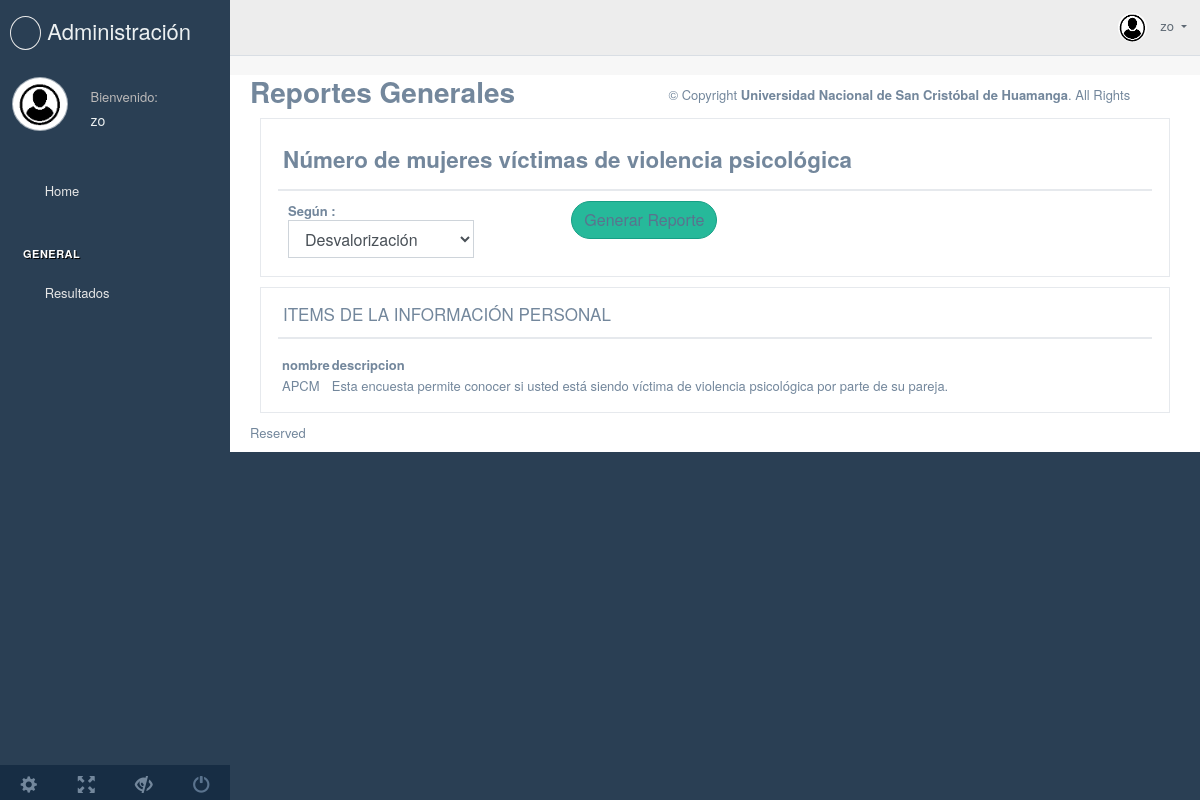
The page /intranet/g_reporte/ (signed in) on the database its author committed.
### encuesta/models.py (models this page shows, shortened)
class ModelAudit(models.Model):
    isuso = models.BooleanField(default=True)
    fecha_registro = models.DateTimeField(auto_now_add=True)
    fecha_actualizacion = models.DateTimeField(auto_now=True)
    estado = models.BooleanField(default=True)
    class Meta:
        abstract = True

class Encuesta(ModelAudit):
    nombre = models.CharField(max_length=30)
    descripcion = models.TextField()
    registro = models.ForeignKey(
        settings.AUTH_USER_MODEL, on_delete=models.PROTECT)
    num_pre_asig = models.PositiveIntegerField()
    isorden = models.BooleanField(default=True)

### encuesta/views.py (the view)
# urls.py: path('g_reporte/',generar_reporte, name='generar_reporte'),
def generar_reporte(request):
    resultados = Encuesta.objects.all()
    return render(request,'adminpage/generar_reporte.html',{'resultados':resultados})

### templates/adminpage/generar_reporte.html (shortened to what this page needs)
{% extends "adminpage/ta_base.html" %}
{% block content %}
<div class="">
  <div class="page-title">
    <div class="title_left">
      <h3><strong>Reportes Generales</strong><small></small></h3>
    </div>
  </div>
  <div class="col-md-12 col-sm-12 ">
    <div class="x_panel">
      <div class="x_title">
        <h3><small><strong>Número de mujeres víctimas de violencia psicológica</strong></small></h3>
      </div>
      <div class="col-sm-10">
        <div class="dataTables_length" id="datatable_length">
          <label><strong>Según : </strong><select name="datatable_length" aria-controls="datatable"
              class="form-control input-sm">
              <option value="">Desvalorización</option>
            </select>
          </label>
        </div>
        <div>
          <button  class="btn btn-round btn-success" type="button">
            <a href="{% url 'encuesta:pastel' %}"> Generar Reporte </a>
          </button>
        </div>
      </div>
    </div>
  </div>
</div>
<div class="col-md-12">
  <div class="x_panel">
    <div class="x_title">
      <h2>ITEMS DE LA INFORMACIÓN PERSONAL
      </h2>
      <div class="clearfix"></div>
    </div>
    <div class="x_content bs-example-popovers">
      {% if resultados %}
      <table>
        <thead>
          <tr>
            <th>nombre</th>
            <th>descripcion</th>
          </tr>
        </thead>
        <tbody>
          {% for resultados in resultados %}
          <tr>
            <td>{{ resultados.nombre }} </td>
            <td>{{ resultados.descripcion }} </td>
          </tr>
          {% endfor %}
        </tbody>
      </table>
      {% else %}
      <h1>No existe autores</h1>
      {% endif %}
    </div>
  </div>
</div>
</div>
</div>
{% endblock %}

### templates/adminpage/ta_aside.html (shortened to what this page needs)
{% load static %}
<div class="col-md-3 left_col">
    <div class="left_col scroll-view">
        <div class="navbar nav_title" style="border: 0;">
            <a href="" class="site_title"><i class="fa fa-wrench"></i> <span>Administración</span></a>
        </div>
        <div class="profile clearfix">
            <div class="profile_pic">
                <img src="{%  static 'ta/images/img1.jpg'  %}" alt="..." class="img-circle profile_img">
            </div>
            <div class="profile_info">
                {% if user.is_authenticated %}
             <span>Bienvenido: </span>
             <h2>{{ user.username }}</h2>
             {% endif %}
         </div>
        </div>
        <br />
        <div id="sidebar-menu" class="main_menu_side hidden-print main_menu">
            <div class="menu_section">
                <ul class="nav side-menu">
                    <li><a href="{% url 'encuesta:index_reporte' %}"><i class="fa fa-home"></i> Home <span class="fa fa-chevron-down"></span></a>
                    </li>
                </ul>
            </div>
        </div>
        <div id="sidebar-menu" class="main_menu_side hidden-print main_menu">
            <div class="menu_section">
                <h3>General</h3>
                <ul class="nav side-menu">
                    <li><a href="{% url 'encuesta:rangog' %}"><i class="fa fa-bar-chart-o"></i> Resultados <span class="fa fa-chevron-down"></span></a>
                    </li>
                </ul>
            </div>
        </div>
        <div class="sidebar-footer hidden-small">
            <a data-toggle="tooltip" data-placement="top" title="Settings">
                <span class="glyphicon glyphicon-cog" aria-hidden="true"></span>
            </a>
            <a data-toggle="tooltip" data-placement="top" title="FullScreen">
                <span class="glyphicon glyphicon-fullscreen" aria-hidden="true"></span>
            </a>
            <a data-toggle="tooltip" data-placement="top" title="Lock">
                <span class="glyphicon glyphicon-eye-close" aria-hidden="true"></span>
            </a>
            <a data-toggle="tooltip" data-placement="top" title="Logout" href='/'>
                <span class="glyphicon glyphicon-off" aria-hidden="true"></span>
            </a>
        </div>
    </div>
</div>

### templates/adminpage/ta_header.html (shortened to what this page needs)
{% load static %}
<div class="top_nav">
    <div class="nav_menu">
        <div class="nav toggle">
            <a id="menu_toggle"><i class="fa fa-bars"></i></a>
        </div>
        <nav class="nav navbar-nav">
            <ul class=" navbar-right">
                <li class="nav-item dropdown open" style="padding-left: 15px;">
                    <a href="javascript:;" class="user-profile dropdown-toggle" aria-haspopup="true" id="navbarDropdown"
                        data-toggle="dropdown" aria-expanded="false">
                        {% if user.is_authenticated %}
                        <img src="{%  static 'ta/images/img1.jpg'  %}" alt="">  {{ user.username }}
                        {% endif %}
                    </a>
                </li>
            </ul>
        </nav>
    </div>
</div>

### rows shown on the page
Encuesta: nombre "APCM", descripcion "Esta encuesta permite conocer si usted está siendo víctima de violencia psicológica por parte de su pareja."

### other values the page prints
{{ user.username }} "zo"
